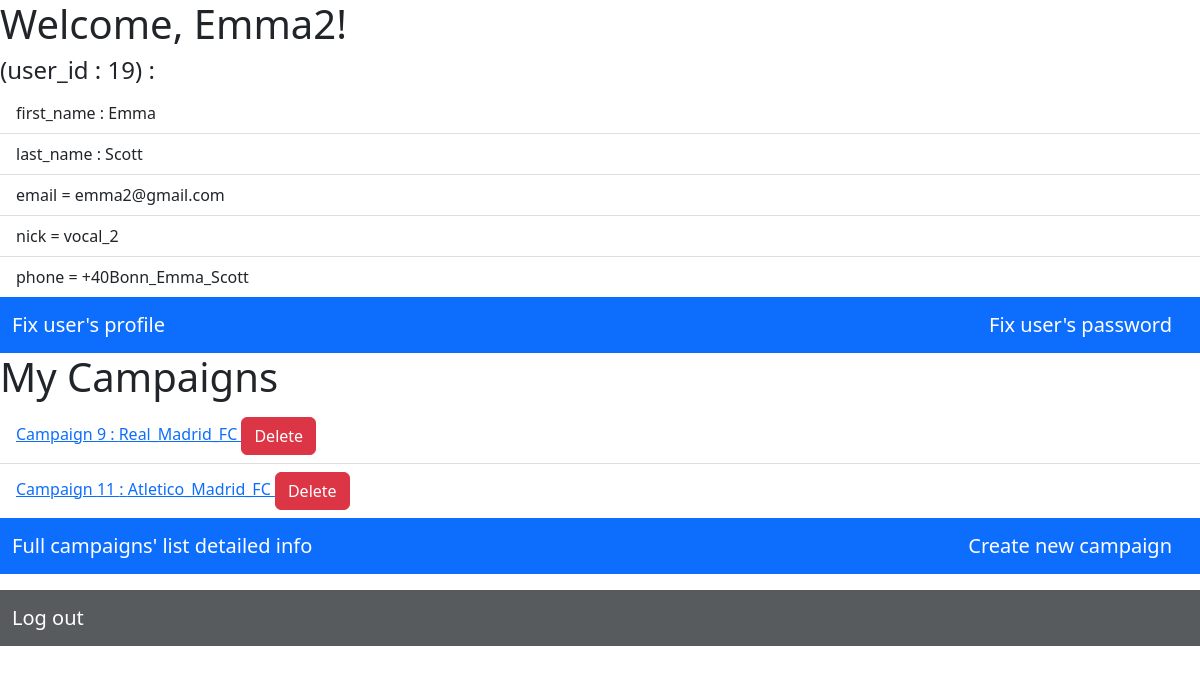
Before: /users/user/19 with the older database file.
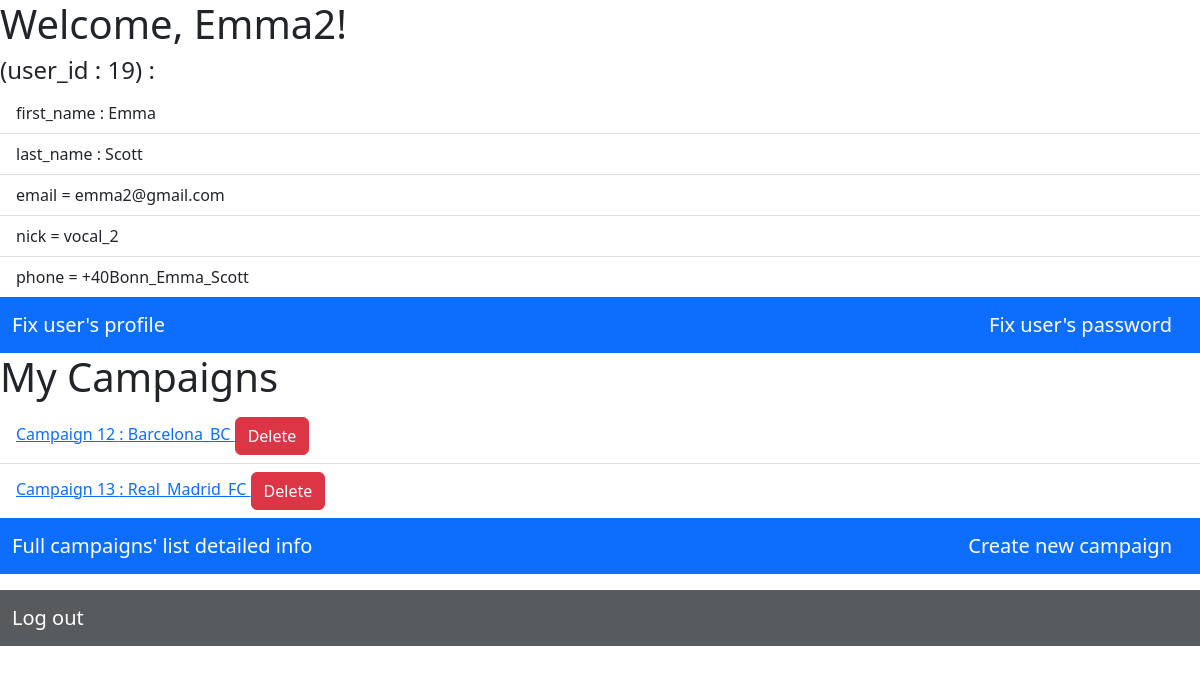
After: the same page with the newer database file.
### campaigns/models.py (models this page shows, shortened)
class Campaign(models.Model):
	title = models.CharField(max_length = 64)
	status = models.CharField(max_length = 1)
	supervisor = models.ForeignKey(Supervisor, on_delete = models.CASCADE, related_name = 'controled_by')
	creator = models.ForeignKey(User, on_delete = models.CASCADE, related_name = 'created_by', default = 1)

### users/views.py (the view)
# urls.py: path('user/<int:user2_id>', views.user2, name = 'user2'),
def user2(request, user2_id):
	user2 = User.objects.get(pk = user2_id)
	campaigns = Campaign.objects.filter(creator = user2)
	return render(request, 'users/user2.html', {
		'user2_campaigns' : campaigns,
		'user2' : user2,
		'msg_2' : {'msg_type' : 'positive', 'msg_text' : 'from user login'},
		})

### users/templates/users/user2.html (shortened to what this page needs)
{% extends 'users/layout.html' %}
{% block body %}
	<h1>Welcome, {{user2.username}}!</h1>
	<h4> (user_id : {{user2.id}}) : </h4>
	<ul class="list-group list-group-flush">
		<li class="list-group-item">first_name : {{user2.profile.f_name}}</li>
		<li class="list-group-item">last_name : {{user2.profile.l_name}}</li>
		<li class="list-group-item">email = {{user2.profile.email}}</li>
 		<li class="list-group-item">nick = {{user2.profile.nick}}</li>
		<li class="list-group-item">phone = {{user2.profile.phone}}</li>
	</ul>
	<nav class="navbar bg-primary">
	  	<div class="container-fluid">
			<a class="navbar-brand text-white" href = "{% url 'users:c_profile2' user2.id %}"> Fix user's profile </a>
			<a class="navbar-brand text-white" href = "{% url 'users:c_password' %}"> Fix user's password </a>
		</div>
	</nav>
	<h1>My Campaigns</h1>
	<ul class="list-group list-group-flush">
		{% for campaign in user2_campaigns %}
		<li class="list-group-item">
		 	<a href="{% url 'campaigns:campaign' campaign.id %}">
				Campaign {{campaign.id}} : {{campaign.title}}
			</a>
 			<a href="{% url 'users:c_delete' campaign.id %}" class="btn btn-danger" role="button" data-bs-toggle="button">Delete</a>
		</li>
		{% empty %}
			<li class="list-group-item"> no campaigns</li>
		{% endfor %}
	</ul>
	<nav class="navbar bg-primary">
	  	<div class="container-fluid">
			<a class="navbar-brand text-white" href = "{% url 'campaigns:index' %}"> Full campaigns' list detailed info </a>
			<a class="navbar-brand text-white" href = "{% url 'campaigns:indexplususer2' user2.id %}"> Create new campaign </a>
		</div>
	</nav>
 	<nav class="navbar bg-dark bg-opacity-75">
 		<div class="container-fluid">
			<a class="navbar-brand text-white" href = "{% url 'users:logout' %}"> Log out </a>
		</div>
	</nav>
{% endblock %}

Changed rows visible on the page:
removed Campaign: id "9", title "Real_Madrid_FC"
removed Campaign: id "11", title "Atletico_Madrid_FC"
added Campaign: id "12", title "Barcelona_BC"
added Campaign: id "13", title "Real_Madrid_FC"
